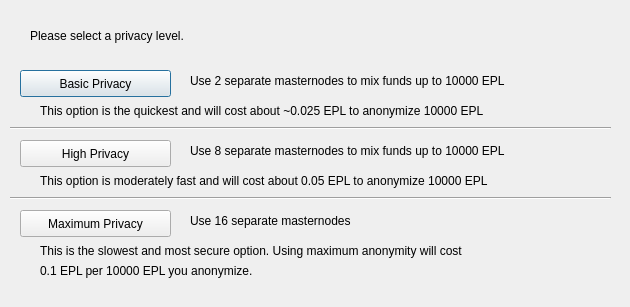
<?xml version="1.0" encoding="UTF-8"?>
<ui version="4.0">
 <class>ObfuscationConfig</class>
 <widget class="QDialog" name="ObfuscationConfig">
  <property name="geometry">
   <rect>
    <x>0</x>
    <y>0</y>
    <width>630</width>
    <height>307</height>
   </rect>
  </property>
  <property name="windowTitle">
   <string>Configure Obfuscation</string>
  </property>
  <widget class="QPushButton" name="buttonBasic">
   <property name="geometry">
    <rect>
     <x>20</x>
     <y>70</y>
     <width>151</width>
     <height>27</height>
    </rect>
   </property>
   <property name="text">
    <string>Basic Privacy</string>
   </property>
  </widget>
  <widget class="QPushButton" name="buttonHigh">
   <property name="geometry">
    <rect>
     <x>20</x>
     <y>140</y>
     <width>151</width>
     <height>27</height>
    </rect>
   </property>
   <property name="text">
    <string>High Privacy</string>
   </property>
  </widget>
  <widget class="QPushButton" name="buttonMax">
   <property name="geometry">
    <rect>
     <x>20</x>
     <y>210</y>
     <width>151</width>
     <height>27</height>
    </rect>
   </property>
   <property name="text">
    <string>Maximum Privacy</string>
   </property>
  </widget>
  <widget class="QLabel" name="label">
   <property name="geometry">
    <rect>
     <x>30</x>
     <y>20</y>
     <width>571</width>
     <height>31</height>
    </rect>
   </property>
   <property name="text">
    <string>Please select a privacy level.</string>
   </property>
  </widget>
  <widget class="QLabel" name="label_2">
   <property name="geometry">
    <rect>
     <x>190</x>
     <y>70</y>
     <width>421</width>
     <height>21</height>
    </rect>
   </property>
   <property name="text">
    <string>Use 2 separate masternodes to mix funds up to 10000 EPL</string>
   </property>
  </widget>
  <widget class="QLabel" name="label_3">
   <property name="geometry">
    <rect>
     <x>190</x>
     <y>140</y>
     <width>411</width>
     <height>21</height>
    </rect>
   </property>
   <property name="text">
    <string>Use 8 separate masternodes to mix funds up to 10000 EPL</string>
   </property>
  </widget>
  <widget class="QLabel" name="label_4">
   <property name="geometry">
    <rect>
     <x>190</x>
     <y>210</y>
     <width>421</width>
     <height>21</height>
    </rect>
   </property>
   <property name="text">
    <string>Use 16 separate masternodes</string>
   </property>
  </widget>
  <widget class="QLabel" name="label_6">
   <property name="geometry">
    <rect>
     <x>40</x>
     <y>100</y>
     <width>561</width>
     <height>21</height>
    </rect>
   </property>
   <property name="text">
    <string>This option is the quickest and will cost about ~0.025 EPL to anonymize 10000 EPL</string>
   </property>
  </widget>
  <widget class="QLabel" name="label_7">
   <property name="geometry">
    <rect>
     <x>40</x>
     <y>170</y>
     <width>561</width>
     <height>21</height>
    </rect>
   </property>
   <property name="text">
    <string>This option is moderately fast and will cost about 0.05 EPL to anonymize 10000 EPL</string>
   </property>
  </widget>
  <widget class="QLabel" name="label_8">
   <property name="geometry">
    <rect>
     <x>40</x>
     <y>240</y>
     <width>561</width>
     <height>21</height>
    </rect>
   </property>
   <property name="text">
    <string>This is the slowest and most secure option. Using maximum anonymity will cost</string>
   </property>
  </widget>
  <widget class="QLabel" name="label_9">
   <property name="geometry">
    <rect>
     <x>40</x>
     <y>260</y>
     <width>561</width>
     <height>21</height>
    </rect>
   </property>
   <property name="text">
    <string>0.1 EPL per 10000 EPL you anonymize.</string>
   </property>
  </widget>
  <widget class="Line" name="line">
   <property name="geometry">
    <rect>
     <x>10</x>
     <y>120</y>
     <width>601</width>
     <height>16</height>
    </rect>
   </property>
   <property name="orientation">
    <enum>Qt::Horizontal</enum>
   </property>
  </widget>
  <widget class="Line" name="line_2">
   <property name="geometry">
    <rect>
     <x>10</x>
     <y>190</y>
     <width>601</width>
     <height>16</height>
    </rect>
   </property>
   <property name="orientation">
    <enum>Qt::Horizontal</enum>
   </property>
  </widget>
 </widget>
 <resources/>
 <connections/>
</ui>
